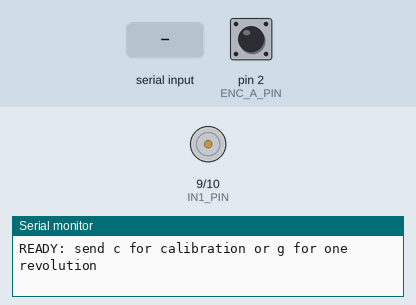
The sketch below on a simulated Arduino Mega 2560, built with avr-gcc and run on an emulated ATmega2560. Shown: motor-driver pin pairs drawn as motors (green arrow = first pin HIGH = forward, orange = second pin HIGH = backward, longer = more drive), the last lines printed to the serial monitor. Inputs (shaded band) come from the test bench; at power-on: pin 2 (ENC_A_PIN) HIGH.

Above: at 1.7 s.
1.8 s: "c" received over Serial
At 2.9 s:
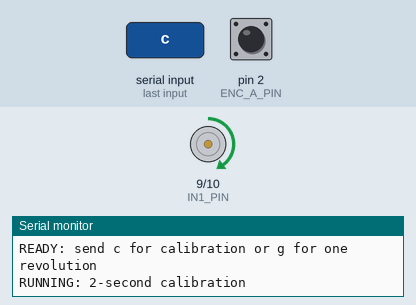
4.8 s: "m" received over Serial
6.3 s: "x" received over Serial
Timing chart, 0 to 9.3 s (numbered marks = the images above; inputs shaded):
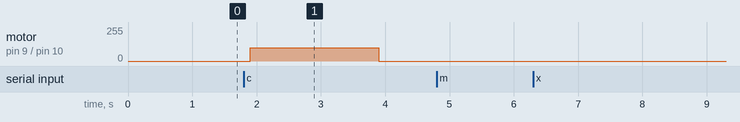

Measured:
- after the input at 1.8 s, motor on pin 9 (IN1_PIN) / pin 10 (IN2_PIN): stopped → forward 100/255 after 0.10 s, → stopped 2.0 s later

The sketch:

Motor_Test.ino
```cpp
// DRV8871 + Chihai CHR-RK520: encoder-based one-revolution test.
// Wiring: IN1=D9, IN2=D10, encoder A=D2, encoder B=D3.

const uint8_t IN1_PIN = 9;
const uint8_t IN2_PIN = 10;
const uint8_t ENC_A_PIN = 2;
const uint8_t ENC_B_PIN = 3;

// The documented encoder is 11 PPR. Counting both A transitions gives 22.
const long COUNTS_PER_REV = 22;
const long BRAKE_START_COUNT = 20;
const uint8_t RUN_PWM = 100;
const unsigned long TIMEOUT_MS = 5000;
const unsigned long BRAKE_MS = 60;
const unsigned long CALIBRATION_MS = 2000;

volatile long encoderCount = 0;
bool manualCalibrationActive = false;

void encoderAChanged() {
  // Forward motion in the current wiring produces negative counts.
  encoderCount += digitalRead(ENC_B_PIN) ? -1 : 1;
}

long readEncoderCount() {
  noInterrupts();
  long result = encoderCount;
  interrupts();
  return result;
}

void coast() {
  analogWrite(IN1_PIN, 0);
  analogWrite(IN2_PIN, 0);
}

void forward(uint8_t pwm) {
  analogWrite(IN2_PIN, 0);
  analogWrite(IN1_PIN, pwm);
}

void brake() {
  // DRV8871: both inputs high applies active braking.
  analogWrite(IN1_PIN, 255);
  analogWrite(IN2_PIN, 255);
}

void runOneRevolution() {
  coast();
  delay(100);

  noInterrupts();
  encoderCount = 0;
  interrupts();

  Serial.println(F("RUNNING: one revolution"));
  unsigned long start = millis();
  while (abs(readEncoderCount()) < BRAKE_START_COUNT &&
         millis() - start < TIMEOUT_MS) {
    long progress = abs(readEncoderCount());
    // Slow down before the target to reduce mechanical overshoot.
    uint8_t pwm = progress >= BRAKE_START_COUNT - 6 ? 45
                  : progress >= BRAKE_START_COUNT - 12 ? 70
                  : RUN_PWM;
    forward(pwm);
  }

  brake();
  delay(BRAKE_MS);
  coast();

  long finalCount = readEncoderCount();
  Serial.print(F("Final encoder count: "));
  Serial.println(finalCount);
  Serial.print(F("Elapsed ms: "));
  Serial.println(millis() - start);
  Serial.println(F("DONE: motor stopped; send g to repeat"));
}

void runCalibration() {
  coast();
  delay(100);

  noInterrupts();
  encoderCount = 0;
  interrupts();

  Serial.println(F("RUNNING: 2-second calibration"));
  unsigned long start = millis();
  while (millis() - start < CALIBRATION_MS) {
    forward(RUN_PWM);
  }
  brake();
  delay(BRAKE_MS);
  coast();

  Serial.print(F("Calibration encoder count: "));
  Serial.println(readEncoderCount());
  Serial.println(F("DONE: motor stopped; send c to repeat"));
}

void startManualCalibration() {
  coast();
  noInterrupts();
  encoderCount = 0;
  interrupts();
  manualCalibrationActive = true;
  Serial.println(F("MANUAL: rotate the marked target shaft one full turn, then send x"));
}

void finishManualCalibration() {
  if (!manualCalibrationActive) {
    return;
  }
  manualCalibrationActive = false;
  coast();
  Serial.print(F("Manual one-turn count: "));
  Serial.println(readEncoderCount());
  Serial.println(F("DONE: motor stopped; send m to repeat"));
}

void setup() {
  pinMode(IN1_PIN, OUTPUT);
  pinMode(IN2_PIN, OUTPUT);
  coast();

  pinMode(ENC_A_PIN, INPUT);
  pinMode(ENC_B_PIN, INPUT);
  attachInterrupt(digitalPinToInterrupt(ENC_A_PIN), encoderAChanged, CHANGE);

  Serial.begin(115200);
  delay(500);
  Serial.println(F("READY: send c for calibration or g for one revolution"));
}

void loop() {
  if (Serial.available() > 0) {
    char command = Serial.read();
    if (command == 'm') {
      startManualCalibration();
    } else if (command == 'x') {
      finishManualCalibration();
    } else if (!manualCalibrationActive && command == 'g') {
      runOneRevolution();
    } else if (!manualCalibrationActive && command == 'c') {
      runCalibration();
    }
  }
}
```
